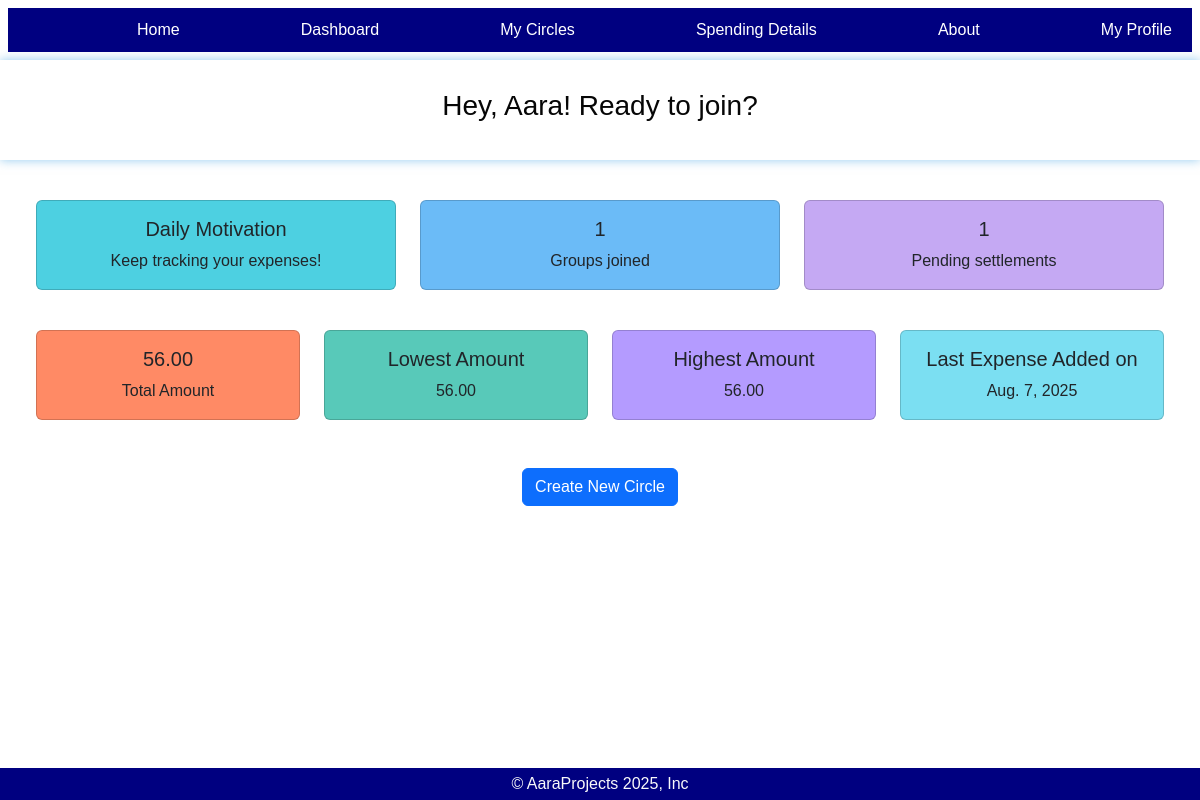
Before: /Home/ (signed in) with the older database file.
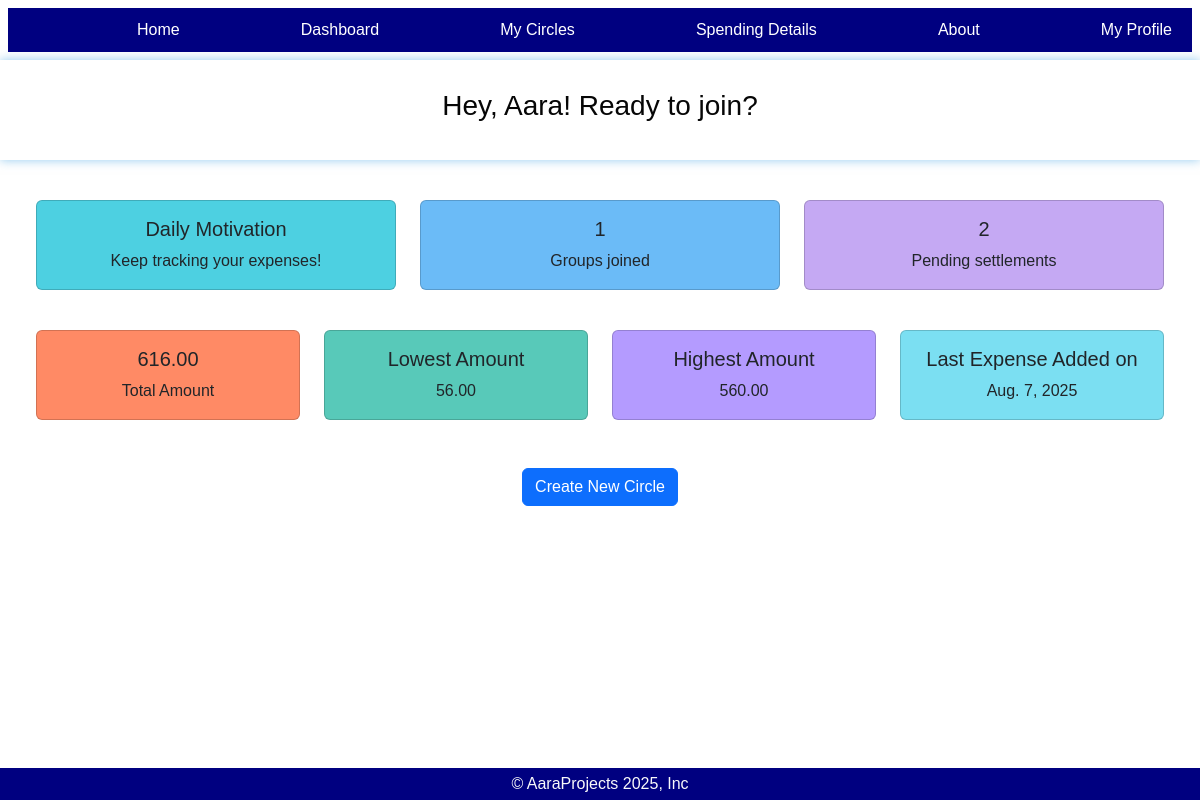
After: the same page with the newer database file.
### myapp/models.py (models this page shows, shortened)
class Expense(models.Model):
    description=models.CharField(max_length=100)
    user=models.ForeignKey(settings.AUTH_USER_MODEL,on_delete=models.CASCADE)
    amount=models.DecimalField(max_digits=10,decimal_places=2)
    date=models.DateField()
    circle=models.ForeignKey(MyCircle,on_delete=models.CASCADE)
    category=models.ForeignKey(Category,on_delete=models.SET_NULL,null=True)

### myapp/views.py (the view)
# urls.py: path("Home/",views.home,name="home"),
def home(request):
    joined_circles = MyCircle.objects.filter(members=request.user)
    joined_count = joined_circles.count()
    user_expenses = Expense.objects.filter(user=request.user)
    total_expenses = user_expenses.count()
    total_amount = sum(exp.amount for exp in user_expenses)
    quotes = Motivation.objects.all()
    if quotes.exists():
        quote_obj = quotes.first()
    else:
        quote_obj = "Keep tracking your expenses!"
    last_expense=user_expenses.order_by('-date').first()
    recent_date=last_expense.date
    highest_expense=user_expenses.order_by('-amount').first() #descending first one
    highest_amount=highest_expense.amount
    lowest_expense = user_expenses.order_by('amount').first() #ascending first one
    lowest_amount = lowest_expense.amount
    return render(request, 'home.html', {'joined_circles': joined_circles,'joined_count': joined_count,'total_amount': total_amount,
        'total_expenses':total_expenses,'quote_obj': quote_obj,'recent_date':recent_date,'highest_amount':highest_amount,'lowest_amount':lowest_amount})

### myapp/templates/home.html (shortened to what this page needs)
{% extends 'base.html' %}
{% load static %}
      {% block content %}
      <div id="div2" class="container-fluid">
        <h3>Hey, {{user.username}}! Ready to join?</h3>
      </div>
      <div class="row mt-3 mx-4">
      <div class="col-lg-4 col-md-6 col-sm-12 text-center">
      <div class="card mt-4" style="background:#4DD0E1">
          <div class="card-body">
          <h5 class="card-title">Daily Motivation</h5>
              <p class="card-text">{{ quote_obj }}</p>
          </div>
      </div>
      </div>
          <div class="col-lg-4 col-md-6 col-sm-12 text-center">
          <div class="card mt-4" style="background:#6BBBF7">
          <div class="card-body">
          <h5 class="card-title">{{ joined_count }}</h5>
          <p class="card-text">Groups joined</p>
          </div>
         </div>
          </div>
      <div class="col-lg-4 col-md-6 col-sm-12 text-center">
      <div class="card mt-4" style="background:#C5A9F3">
        <div class="card-body">
          <h5 class="card-title">{{ total_expenses }}</h5>
          <p class="card-text">Pending settlements</p>
        </div>
      </div>
       </div>
      </div>
      <div class="row mt-3 mx-4">
      <div class="col-lg-3 col-md-6 col-sm-12 text-center">
       <div class="card mt-4" style="background:#FF8A65">
          <div class="card-body">
          <h5 class="card-title">{{ total_amount }}</h5>
          <p class="card-text">Total Amount</p>
          </div>
      </div>
      </div>
          <div class="col-lg-3 col-md-6 col-sm-12 text-center">
          <div class="card mt-4" style="background:#58C9B9;">
          <div class="card-body">
           <h5 class="card-title">Lowest Amount</h5>
              <p class="card-text">{{ lowest_amount }}</p>
          </div>
         </div>
          </div>
      <div class="col-lg-3 col-md-6 col-sm-12 text-center">
      <div class="card mt-4" style="background:#B49BFF">
        <div class="card-body">
             <h5 class="card-title">Highest Amount</h5>
              <p class="card-text">{{ highest_amount }}</p>
        </div>
      </div>
       </div>
       <div class="col-lg-3 col-md-6 col-sm-12 text-center">
      <div class="card mt-4" style="background:#7BDFF2">
        <div class="card-body">
          <h5 class="card-title">Last Expense Added on</h5>
            <p class="card-text">{{ recent_date }}</p>
        </div>
      </div>
      </div>
      </div>
       <div class="d-flex justify-content-center mt-5">
       <a href="{% url 'newcircle' %}" class="btn btn-primary">Create New Circle</a>
       </div>
   {% endblock %}

Changed rows visible on the page:
added Expense: amount "560.00"
Other visible differences:
{{ total_expenses }}: "1" → "2"
{{ total_amount }}: "56.00" → "616.00"
{{ highest_amount }}: "56.00" → "560.00"
